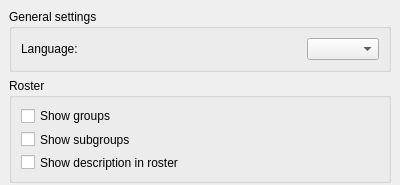
<ui version="4.0" >
 <class>generalSWidget</class>
 <widget class="QWidget" name="generalSWidget" >
  <property name="geometry" >
   <rect>
    <x>0</x>
    <y>0</y>
    <width>400</width>
    <height>185</height>
   </rect>
  </property>
  <property name="minimumSize" >
   <size>
    <width>191</width>
    <height>185</height>
   </size>
  </property>
  <property name="maximumSize" >
   <size>
    <width>16777215</width>
    <height>185</height>
   </size>
  </property>
  <property name="windowTitle" >
   <string/>
  </property>
  <layout class="QGridLayout" >
   <property name="margin" >
    <number>9</number>
   </property>
   <property name="spacing" >
    <number>6</number>
   </property>
   <item row="1" column="0" >
    <widget class="QGroupBox" name="groupBox" >
     <property name="minimumSize" >
      <size>
       <width>16</width>
       <height>105</height>
      </size>
     </property>
     <property name="maximumSize" >
      <size>
       <width>16777215</width>
       <height>105</height>
      </size>
     </property>
     <property name="title" >
      <string>Roster</string>
     </property>
     <layout class="QGridLayout" >
      <property name="margin" >
       <number>9</number>
      </property>
      <property name="spacing" >
       <number>6</number>
      </property>
      <item row="2" column="0" >
       <widget class="QCheckBox" name="showDescription" >
        <property name="text" >
         <string>Show description in roster</string>
        </property>
       </widget>
      </item>
      <item row="1" column="0" >
       <widget class="QCheckBox" name="showSubgroups" >
        <property name="text" >
         <string>Show subgroups</string>
        </property>
       </widget>
      </item>
      <item row="0" column="0" >
       <widget class="QCheckBox" name="showGroups" >
        <property name="text" >
         <string>Show groups</string>
        </property>
       </widget>
      </item>
     </layout>
    </widget>
   </item>
   <item row="0" column="0" >
    <widget class="QGroupBox" name="groupBox_2" >
     <property name="title" >
      <string>General settings</string>
     </property>
     <layout class="QGridLayout" >
      <property name="margin" >
       <number>9</number>
      </property>
      <property name="spacing" >
       <number>6</number>
      </property>
      <item row="0" column="1" >
       <spacer>
        <property name="orientation" >
         <enum>Qt::Horizontal</enum>
        </property>
        <property name="sizeHint" >
         <size>
          <width>40</width>
          <height>20</height>
         </size>
        </property>
       </spacer>
      </item>
      <item row="0" column="0" >
       <widget class="QLabel" name="label" >
        <property name="text" >
         <string>Language:</string>
        </property>
       </widget>
      </item>
      <item row="0" column="2" >
       <widget class="QComboBox" name="langComboBox" />
      </item>
     </layout>
    </widget>
   </item>
  </layout>
 </widget>
 <tabstops>
  <tabstop>showGroups</tabstop>
  <tabstop>showSubgroups</tabstop>
  <tabstop>showDescription</tabstop>
 </tabstops>
 <resources/>
 <connections/>
</ui>
